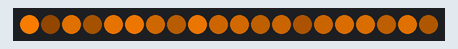
The sketch below on a simulated Arduino Uno, built with avr-gcc and run on an emulated ATmega328P. On the bench: 20 RGB LEDs in strip order, left to right. Random numbers use the default seed unless the sketch sets one.

Above: at 0.05 s.
At 4.89 s:
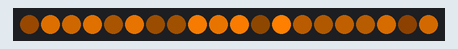
At 9.82 s:
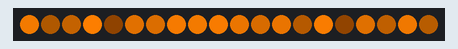
At 19.91 s:
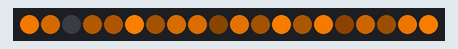
At 29.89 s:
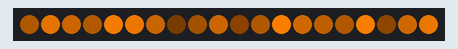
At 39.77 s:
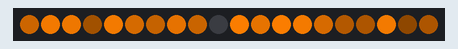

The sketch:

candle.ino
```cpp
#include <FastLED.h>

#define NUM_LEDS 20
#define DATA_PIN 16

CRGB leds[NUM_LEDS];

void setup() {
  FastLED.addLeds<NEOPIXEL, DATA_PIN>(leds, NUM_LEDS);
}

void loop() {
  // Candle effect: Simulate a flickering flame
  for (int i = 0; i < NUM_LEDS; i++) {
    int brightness = random(0, 255); // Random brightness
    leds[i] = CRGB(brightness, brightness / 2, 0); // Adjust color as needed
  }

  FastLED.show();
  delay(100);
}
```
